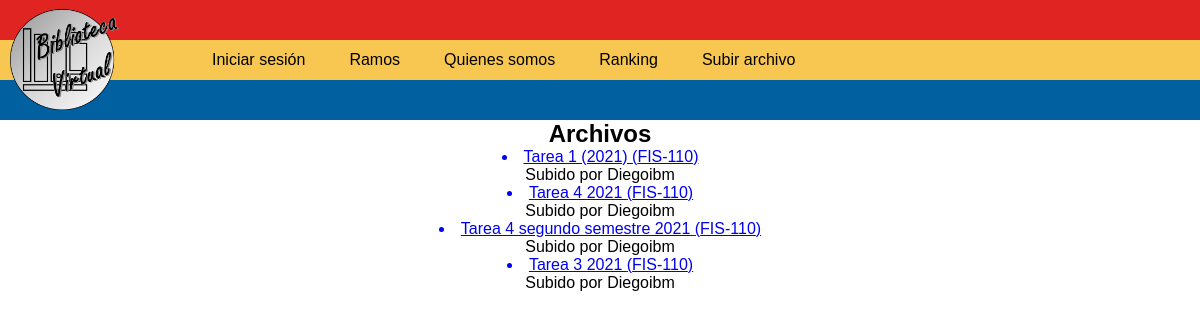
/ramos/FIS-110/, run on the app's committed database.
### Biblio/models.py (models this page shows, shortened)
class Post(models.Model):
    titulo=models.CharField(max_length=51)
    user = models.ForeignKey(User, on_delete=models.CASCADE, related_name='posts')
    timestap = models.DateTimeField(default=timezone.now)
    ramo = models.CharField(max_length=7)
    archivo = models.FileField(upload_to="myfolder/", blank=True, null=True)
    likes = models.ManyToManyField(User, related_name="UserPost")

### Biblio/views.py (the view)
# urls.py: path('ramos/<str:asignatura>/',VerArchivos),
def VerArchivos(request,asignatura):
    posts = Post.objects.all().filter(ramo=asignatura)
    context= {'posts': posts}
    return render(request,"ramos.html",context)

### templates/ramos.html (shortened to what this page needs)
{% load static %}
<head>
    <link rel="stylesheet" type="text/css" href='{% static "css/ramos.css" %}'/>
</head>
<body>
    {%include "Barrasuperior.html"%}
        <article>
        <h1>Archivos</h1>
        <div class="container-article">
            {%for post in posts%}
                <a class="archivo" href={{post.archivo.url}} download><li>{{post.titulo}}  ({{post.ramo}})</li></a>
                <a class="datos">Subido por {{post.user}}<br></a>
            {%endfor%}
        </div>
        </article>
</body>

### static/css/ramos.css (style rules this page uses)
body { font-family: 'Ubuntu', sans-serif; text-decoration: none; text-align: center; }

### static/css/BarraFija.css (style rules this page uses)
* { box-sizing: border-box; margin: 0; }
body { font-family: 'Ubuntu', sans-serif; }

### data on the page
Post: titulo "Tarea 1 (2021)", ramo "FIS-110", user "Diegoibm"
Post: titulo "Tarea 4 2021", ramo "FIS-110", user "Diegoibm"
Post: titulo "Tarea 4 segundo semestre 2021", ramo "FIS-110", user "Diegoibm"
Post: titulo "Tarea 3 2021", ramo "FIS-110", user "Diegoibm"
